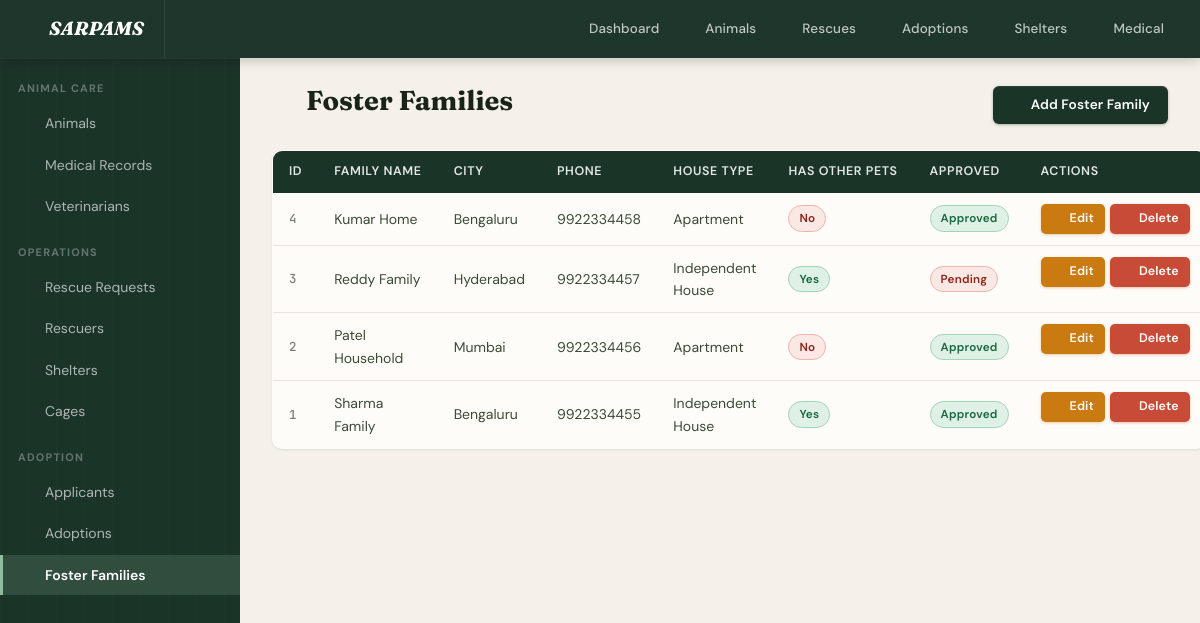
The page /foster_families/index.php on the database its author committed.
### tables this page shows
CREATE TABLE IF NOT EXISTS FOSTER_FAMILY (
    foster_id      INT AUTO_INCREMENT PRIMARY KEY,
    family_name    VARCHAR(100) NOT NULL,
    address        VARCHAR(200) NOT NULL,
    city           VARCHAR(60)  NOT NULL,
    phone          VARCHAR(15)  NOT NULL,
    email          VARCHAR(100),
    house_type     VARCHAR(60),
    has_other_pets BOOLEAN DEFAULT FALSE,
    is_approved    BOOLEAN DEFAULT FALSE,
    approval_date  DATE,
    created_at     TIMESTAMP DEFAULT CURRENT_TIMESTAMP
);

### config/db.php (called while the page is built, shortened)
<?php
function getDB() {
    static $conn = null;
    if ($conn === null) {
        $conn = new mysqli(DB_HOST, DB_USER, DB_PASS, DB_NAME);
        $conn->set_charset('utf8mb4');
    }
    return $conn;
}
function query($sql) {
    $result = getDB()->query($sql);
    return $result;
}
function fetchAll($sql) {
    $result = query($sql);
    $rows = [];
    while ($row = $result->fetch_assoc()) $rows[] = $row;
    return $rows;
}

### foster_families/index.php (the view, shortened to what this page needs)
<?php
require_once __DIR__ . '/../config/db.php';
require_once __DIR__ . '/../includes/header.php';
$families = fetchAll("SELECT * FROM FOSTER_FAMILY ORDER BY foster_id DESC");
?>
<div class="page-header">
    <h1 class="page-title"><i data-lucide="house-heart"></i> Foster Families</h1>
    <a href="/sarpams/foster_families/create.php" class="btn btn-primary"><i data-lucide="plus"></i> Add Foster Family</a>
</div>
<?php if (empty($families)): ?>
<div class="empty-state"><p>No foster families found.</p></div>
<?php else: ?>
<table class="table">
    <thead>
        <tr>
            <th>ID</th>
            <th>Family Name</th>
            <th>City</th>
            <th>Phone</th>
            <th>House Type</th>
            <th>Has Other Pets</th>
            <th>Approved</th>
            <th class="table-actions">Actions</th>
        </tr>
    </thead>
    <tbody>
    <?php foreach ($families as $f): ?>
        <tr>
            <td><?= $f['foster_id'] ?></td>
            <td><?= htmlspecialchars($f['family_name']) ?></td>
            <td><?= htmlspecialchars($f['city']) ?></td>
            <td><?= htmlspecialchars($f['phone']) ?></td>
            <td><?= htmlspecialchars($f['house_type'] ?? '—') ?></td>
            <td>
                <span class="badge badge-<?= $f['has_other_pets'] ? 'yes' : 'no' ?>">
                    <?= $f['has_other_pets'] ? 'Yes' : 'No' ?>
                </span>
            </td>
            <td>
                <span class="badge badge-<?= $f['is_approved'] ? 'yes' : 'no' ?>">
                    <?= $f['is_approved'] ? 'Approved' : 'Pending' ?>
                </span>
            </td>
            <td class="table-actions">
                <a href="/sarpams/foster_families/edit.php?id=<?= $f['foster_id'] ?>" class="btn btn-sm btn-warning"><i data-lucide="pencil"></i> Edit</a>
                <a href="/sarpams/foster_families/delete.php?id=<?= $f['foster_id'] ?>" class="btn btn-sm btn-danger"><i data-lucide="trash-2"></i> Delete</a>
            </td>
        </tr>
    <?php endforeach; ?>
    </tbody>
</table>
<?php endif; ?>

### rows shown on the page
foster_family: foster_id "4", family_name "Kumar Home", city "Bengaluru", phone "9922334458", house_type "Apartment", has_other_pets "No", is_approved "Approved"
foster_family: foster_id "3", family_name "Reddy Family", city "Hyderabad", phone "9922334457", house_type "Independent House", has_other_pets "Yes", is_approved "Pending"
foster_family: foster_id "2", family_name "Patel Household", city "Mumbai", phone "9922334456", house_type "Apartment", has_other_pets "No", is_approved "Approved"
foster_family: foster_id "1", family_name "Sharma Family", city "Bengaluru", phone "9922334455", house_type "Independent House", has_other_pets "Yes", is_approved "Approved"
